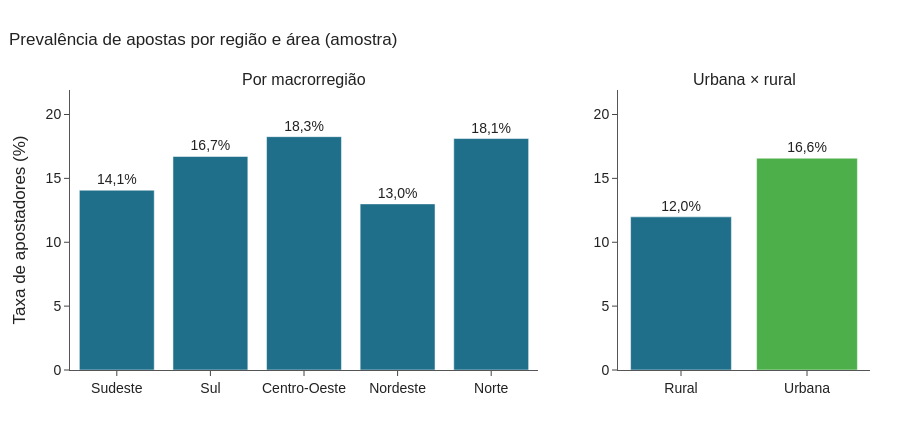

Notebook source saved alongside this figure:
### Markdown cell above
### 4.4. Panorama geográfico

### Code cell
# Taxas por região e área (análise original)
reg_order = ['Sudeste', 'Sul', 'Centro-Oeste', 'Nordeste', 'Norte']
tx_reg = df.groupby('regiao_desc')['C14_AGREG'].mean().reindex(reg_order) * 100
tx_area = df.groupby('area_desc')['C14_AGREG'].mean() * 100

fig = make_subplots(rows=1, cols=2, column_widths=[0.65, 0.35], subplot_titles=('Por macrorregião', 'Urbana × rural'))
fig.add_bar(x=reg_order, y=tx_reg.values, marker_color=COR['principal'], text=rotulos_pct(tx_reg.values),
            textposition='outside', showlegend=False, row=1, col=1)
fig.add_bar(x=list(tx_area.index), y=tx_area.values, marker_color=[COR['principal'], COR['terciaria']],
            text=rotulos_pct(tx_area.values), textposition='outside', showlegend=False, row=1, col=2)
fig.update_yaxes(title_text='Taxa de apostadores (%)', row=1, col=1)
fig.update_yaxes(range=[0, max(tx_reg.max(), tx_area.max()) * 1.2])
fig.update_layout(height=430, title='Prevalência de apostas por região e área (amostra)')
fig.show()
mostrar(f"""
* **Resultado:** a taxa varia de {fmt(tx_reg.min())}% ({tx_reg.idxmin()}) a {fmt(tx_reg.max())}% ({tx_reg.idxmax()}); na área urbana é
  {fmt(tx_area['Urbana'])}% e na rural, {fmt(tx_area['Rural'])}%.
* **Interpretação:** é um retrato descritivo. Região e área não entram nos testes nem no modelo do estudo original.
""")

### Figure 1 — Plotly figure (JSON) as saved in the notebook; plotly's stock layout.template omitted (floating-point values rounded to 4 significant figures)
{"data": [{"marker": {"color": "#1f6f8b"}, "showlegend": false, "text": ["14,1%", "16,7%", "18,3%", "13,0%", "18,1%"], "textposition": "outside", "type": "bar", "x": ["Sudeste", "Sul", "Centro-Oeste", "Nordeste", "Norte"], "xaxis": "x", "y": [14.07, 16.71, 18.26, 13.0, 18.12], "yaxis": "y"}, {"marker": {"color": ["#1f6f8b", "#4daf4a"]}, "showlegend": false, "text": ["12,0%", "16,6%"], "textposition": "outside", "type": "bar", "x": ["Rural", "Urbana"], "xaxis": "x2", "y": [11.99, 16.58], "yaxis": "y2"}], "layout": {"annotations": [{"font": {"size": 16}, "showarrow": false, "text": "Por macrorregião", "x": 0.2925, "xanchor": "center", "xref": "paper", "y": 1.0, "yanchor": "bottom", "yref": "paper"}, {"font": {"size": 16}, "showarrow": false, "text": "Urbana × rural", "x": 0.8425, "xanchor": "center", "xref": "paper", "y": 1.0, "yanchor": "bottom", "yref": "paper"}], "height": 430, "title": {"text": "Prevalência de apostas por região e área (amostra)"}, "xaxis": {"anchor": "y", "domain": [0.0, 0.585]}, "xaxis2": {"anchor": "y2", "domain": [0.685, 1.0]}, "yaxis": {"anchor": "x", "domain": [0.0, 1.0], "range": [0, 21.92], "title": {"text": "Taxa de apostadores (%)"}}, "yaxis2": {"anchor": "x2", "domain": [0.0, 1.0], "range": [0, 21.92]}}}
